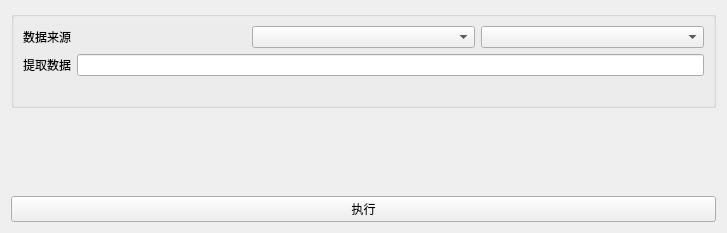
<?xml version="1.0" encoding="UTF-8"?>
<ui version="4.0">
 <class>ContourExtract</class>
 <widget class="QWidget" name="ContourExtract">
  <property name="geometry">
   <rect>
    <x>0</x>
    <y>0</y>
    <width>727</width>
    <height>233</height>
   </rect>
  </property>
  <property name="windowTitle">
   <string>Form</string>
  </property>
  <layout class="QGridLayout" name="gridLayout">
   <item row="0" column="0">
    <layout class="QVBoxLayout" name="verticalLayout_3">
     <item>
      <widget class="QGroupBox" name="groupBox_2">
       <property name="title">
        <string/>
       </property>
       <layout class="QVBoxLayout" name="verticalLayout_2" stretch="2,2,2">
        <item>
         <layout class="QHBoxLayout" name="horizontalLayout_5">
          <item>
           <widget class="QLabel" name="label_5">
            <property name="sizePolicy">
             <sizepolicy hsizetype="Preferred" vsizetype="Preferred">
              <horstretch>0</horstretch>
              <verstretch>0</verstretch>
             </sizepolicy>
            </property>
            <property name="text">
             <string>数据来源</string>
            </property>
           </widget>
          </item>
          <item>
           <widget class="QComboBox" name="comboBox_ScalarIndex"/>
          </item>
          <item>
           <widget class="QComboBox" name="comboBox_ScalarDimension"/>
          </item>
         </layout>
        </item>
        <item>
         <layout class="QHBoxLayout" name="horizontalLayout_7">
          <item>
           <widget class="QLabel" name="label_7">
            <property name="text">
             <string>提取数据</string>
            </property>
           </widget>
          </item>
          <item>
           <widget class="QLineEdit" name="lineEdit_IsoValue"/>
          </item>
         </layout>
        </item>
        <item>
         <widget class="QLabel" name="label_RangeInfo">
          <property name="sizePolicy">
           <sizepolicy hsizetype="Fixed" vsizetype="Preferred">
            <horstretch>0</horstretch>
            <verstretch>0</verstretch>
           </sizepolicy>
          </property>
          <property name="text">
           <string/>
          </property>
         </widget>
        </item>
       </layout>
      </widget>
     </item>
     <item>
      <spacer name="verticalSpacer">
       <property name="orientation">
        <enum>Qt::Vertical</enum>
       </property>
       <property name="sizeHint" stdset="0">
        <size>
         <width>20</width>
         <height>40</height>
        </size>
       </property>
      </spacer>
     </item>
     <item>
      <widget class="QPushButton" name="btnExecute">
       <property name="text">
        <string>执行</string>
       </property>
      </widget>
     </item>
    </layout>
   </item>
  </layout>
 </widget>
 <resources/>
 <connections/>
</ui>
